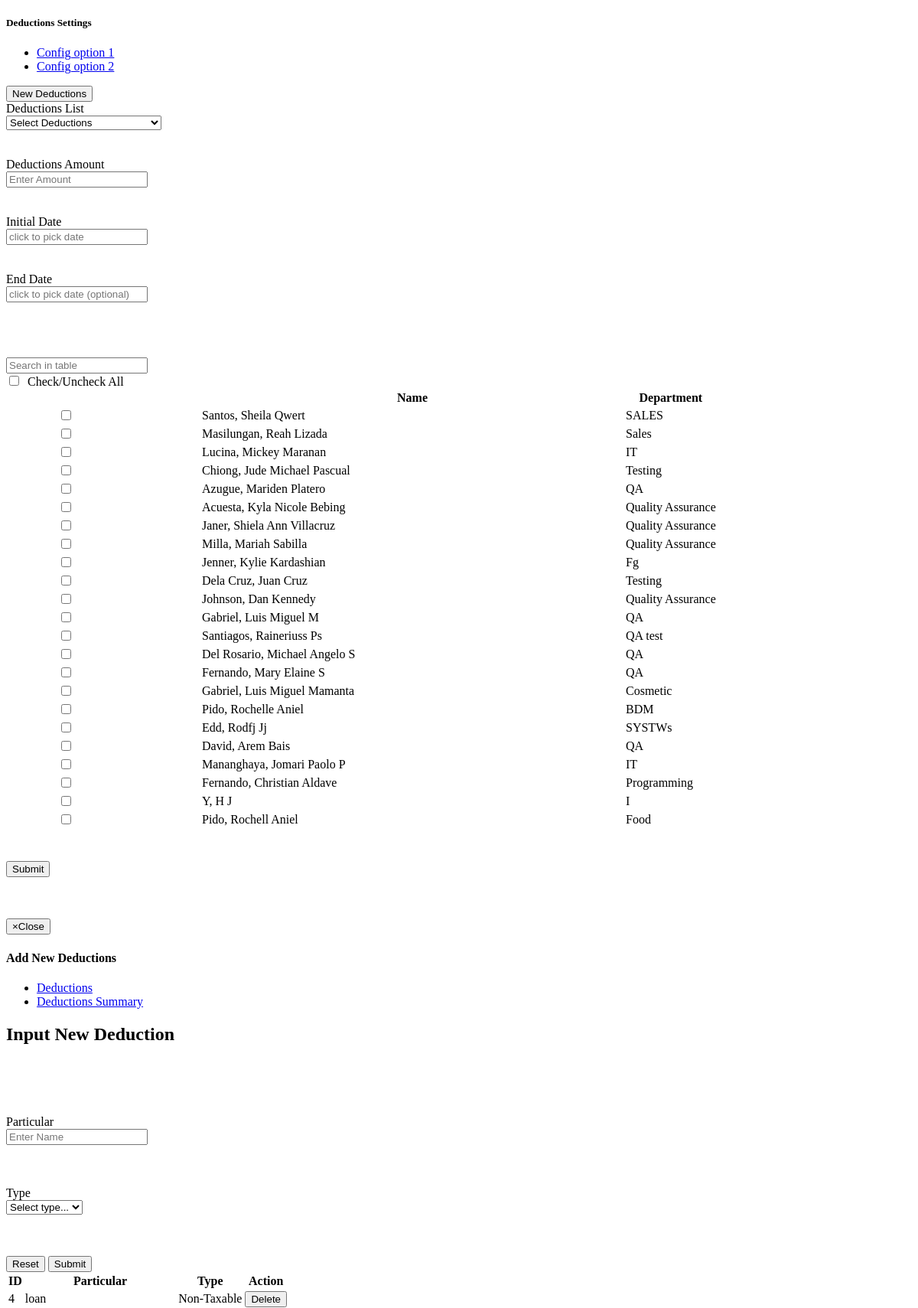
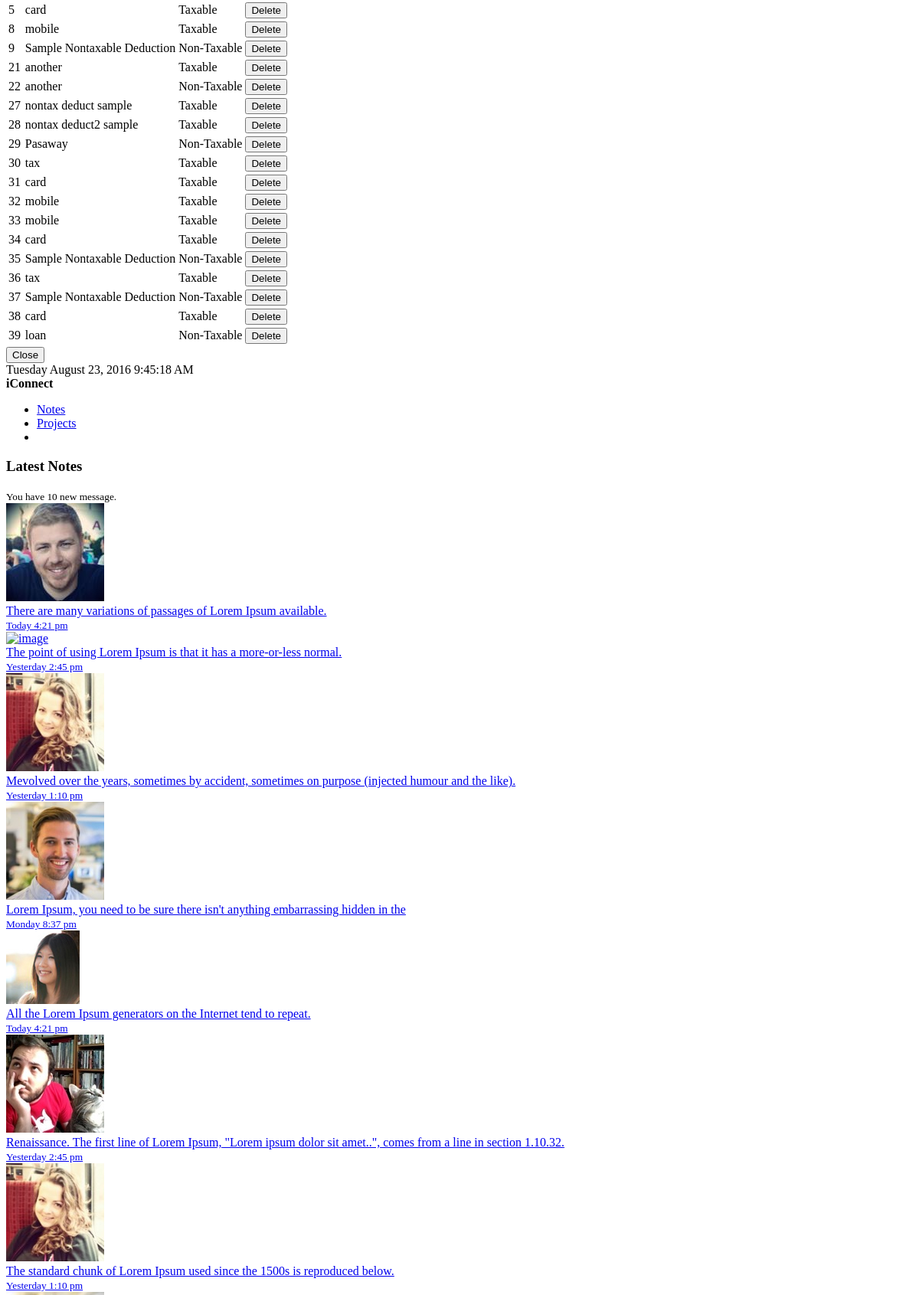
Screenshot of /deductions.php (upper part) with the database file from the repository (2 pictures, top to bottom).
### tables this page shows
CREATE TABLE IF NOT EXISTS `employee` (
  `employee_id` int(10) NOT NULL,
  `employee_lastname` varchar(35) NOT NULL,
  `employee_firstname` varchar(35) NOT NULL,
  `employee_middlename` varchar(35) NOT NULL,
  `employee_gender` varchar(6) NOT NULL,
  `employee_birthday` date NOT NULL,
  `employee_marital` varchar(15) NOT NULL,
  `employee_address` varchar(100) NOT NULL,
  `employee_city` varchar(20) NOT NULL,
  `employee_zip` varchar(10) NOT NULL,
  `employee_email` varchar(255) NOT NULL,
  `employee_cellnum` varchar(15) NOT NULL,
  `employee_type` varchar(20) NOT NULL,
  `employee_jobtitle` varchar(25) NOT NULL,
  `employee_empstatus` varchar(50) NOT NULL,
  `employee_department` varchar(25) NOT NULL,
  `employee_rate` int(6) NOT NULL,
  `employee_taxcode` varchar(9) NOT NULL,
  `employee_dependency` int(2) NOT NULL,
  `employee_sss` varchar(30) NOT NULL,
  `employee_philhealth` varchar(30) NOT NULL,
  `employee_pagibig` varchar(30) NOT NULL,
  `employee_tin` varchar(30) NOT NULL,
  `employee_shift` varchar(20) NOT NULL,
  `employee_datehired` date NOT NULL,
  `employee_restday` varchar(30) NOT NULL,
  `employee_password` varchar(25) NOT NULL,
  `employee_payslippassword` varchar(50) NOT NULL,
  `employee_sickleave` int(2) NOT NULL DEFAULT '0',
  `employee_vacationleave` int(2) NOT NULL DEFAULT '0',
  `employee_incentive` int(2) NOT NULL DEFAULT '0',
  `employee_maternityleave` int(2) NOT NULL DEFAULT '0',
  `employee_paternityleave` int(2) NOT NULL DEFAULT '0',
  `employee_singleparentleave` int(2) NOT NULL DEFAULT '0',
  `employee_status` varchar(10) NOT NULL DEFAULT 'active',
  `employee_team` varchar(50) NOT NULL,
  `employee_level` int(3) NOT NULL,
  `date_start` date NOT NULL,
  `date_end` date NOT NULL,
  `image` longblob NOT NULL,
  `cutoff` varchar(50) NOT NULL,
  `test` varchar(999) NOT NULL,
  `test_idate` date NOT NULL,
  `test_edate` date NOT NULL,
  `loan` varchar(999) NOT NULL,
  `loan_idate` date NOT NULL,
  `loan_edate` date NOT NULL
);

CREATE TABLE IF NOT EXISTS `deduction_settings` (
  `deduction_id` int(11) NOT NULL,
  `deduction_name` varchar(200) NOT NULL,
  `deduction_type` varchar(50) NOT NULL,
  `deduction_max_amount` int(11) NOT NULL
);

### deductions.php (the view, shortened to what this page needs)
<!DOCTYPE html>
<html>
	<head>
		<link href="css/plugins/clockpicker/clockpicker.css" rel="stylesheet">
	</head>
	<body>
		<div class="row">
			<div class="col-lg-12">
				<div class="ibox float-e-margins">
					<div class="ibox-title">
						<h5>Deductions Settings</h5>
						<div class="ibox-tools">
							<ul class="dropdown-menu dropdown-user">
								<li><a href="#">Config option 1</a>
								</li>
								<li><a href="#">Config option 2</a>
								</li>
							</ul>
						</div>
					</div>
					<div class="ibox-content">
						<div class="form-group">
                        	<a href='#' data-target="#myModal4" data-toggle='modal' ><button class='btn btn-info' name = 'edit' type='button'>New Deductions</button></a>
						</div>
					</div>
					<div class="ibox-content">
						<div class="form-group">
							<form method="POST" id="resetForm" class="form-horizontal" action="deductionexe.php">
								<label class="col-sm-2 control-label">Deductions List</label>
								<div class="col-md-4"><select id = "deductionname" class="form-control"  data-default-value="" name="deductionname" required="">
									<option value="">Select Deductions</option>
									</SELECT>
								</div>
							</div>
							<br><br>
							<div class="form-group">
								<label class="col-sm-1 control-label">Deductions Amount</label>
								<div class="col-md-4"><input type="text" class="form-control" name="amount" placeholder="Enter Amount"/></div>
							</div>
							<br><br>
							<div class="form-group">
								<label class="col-sm-1 control-label">Initial Date</label>
								<div class="col-md-4"><input id = "date" type="text" onpaste="return false" onDrop="return false" class="form-control" name="daterange2" required="" onKeyPress="return noneonly(this, event)" placeholder="click to pick date"/></div>
							</div>
							<br><br>
							<div class="form-group">
								<label class="col-sm-1 control-label">End Date</label>
								<div class="col-md-4"><input id = "date" type="text" onpaste="return false" onDrop="return false" class="form-control" name="daterange3" onKeyPress="return noneonly(this, event)" placeholder="click to pick date (optional)"/></div>
							</div>
					<br><br><br><br>
					<div class="ibox-content">
						<input type="text" class="form-control input-sm m-b-xs" id="filter" placeholder="Search in table">
					</div>
					<div class="ibox-content" id = "tableHolderz">
						<?php
							include('dbconfig.php');
							if ($result1 = $mysqli->query("SELECT * FROM employee WHERE employee_status = 'active' ORDER BY employee_id"))
							{
								if ($result1->num_rows > 0)
								{
									echo "<label><input type='checkbox' id='select_all'/>&nbsp;&nbsp;Check/Uncheck All</label>";
									echo "<table class='footable table table-stripped' data-page-size='20' data-filter=#filter>";
									echo "<thead>";
									echo "<tr>";
									echo "<th style='text-align:center; width:150px;'></th>";
									echo "<th style='padding-left:100px; width:550px;'>Name</th>";
									echo "<th>Department</th>";
									echo "</tr>";
									echo "</thead>";
									echo "<tfoot>";
									echo "<tr>";
									echo "<td colspan='7'>";
									echo "</td>";
									echo "</tr>";
									echo "</tfoot>";
									while ($row1 = mysqli_fetch_object($result1))
									{
										$empid = $row1->employee_id;
										echo "<tr class = 'josh'>";
										echo "<td align='center'><input type='checkbox'  class='checkbox' name='id[]' value='$empid'></td>";
										echo "<td style='padding-left:100px;'>" . $row1->employee_lastname . "," . " " . $row1->employee_firstname . " " . $row1->employee_middlename . "</td>";
										echo "<td>" . $row1->employee_department. "</td>";
										echo "</tr>";
									}
									echo "</table>";
								}
							}
						?>
						<div class="form-group">
							<div class="col-sm-1">
							<button type="button" onclick = "myFunction()" class="btn btn2 btn-w-m btn-white">Reset</button></div>
							<button id = "sub" type="submit" name="sub" class="btn btn3 btn-w-m btn-primary">Submit</button>
						</div>
						</div></div>
						<br>
						</div>
						<br><br>
	<div class="modal inmodal fade" id="myModal4" tabindex="-1" role="dialog" aria-hidden="true">
		<div class="modal-dialog modal-lg">
			<div class="modal-content">
				<div class="modal-header">
					<button type="button" class="close" data-dismiss="modal"><span aria-hidden="true">&times;</span><span class="sr-only">Close</span></button>
					<h4 class="modal-title">Add New Deductions</h4>
				</div>
				<div class="modal-body">
					<div class="ibox-content">
						<div class="tabs-container">
							<ul id="mytab" class="nav nav-tabs">
								<li class="active"><a data-toggle="tab" href="#newedit">Deductions</a></li>
								<li class=""><a data-toggle="tab" href="#deduct">Deductions Summary</a></li>
							</ul>
							<div class="tab-content">
								<div id="newedit" class="tab-pane fade active in" >
									<div class="panel-body">
										<form id="myForm" method="post" class="form-horizontal">
											<label class="col-md-4 control-label"><h2>Input New Deduction</h2></label><br><br><br><br>
										<div class="form-group">
											<label class="col-sm-3 control-label">Particular</label>
												<div class="col-md-4" id="partinp"><input type="text" onfocus="clearThis(this)" id="name" name="name" class="form-control ename"required="" placeholder="Enter Name"></div>
												<br><br><br>
											<label class="col-sm-3 control-label">Type</label>
												<div class="col-sm-4"><select id="deducttype" name="deducttype" class="form-control" data-default-value="z" required=""><option selected="true" disabled="disabled" value="">Select type...</option></select></div>
												<br><br><br>
										</div>
										<button id ="reset" type="reset" class="btn btn-w-m btn-warning">Reset</button>
										<button type="submit" class="btn btn-w-m btn-primary" id="sub2" name="sub2">Submit</button>
										</form>
									</div>
								</div>
								<div style= "max-height:500px; min-height:300px; overflow-y:scroll;" id="deduct" class="tab-pane" >
									<div class="panel-body">
											<table class="footable table table-stripped" data-page-size="8" data-filter=#filter>
												<thead>
													<tr>
														<th>ID</th>
														<th>Particular</th>
														<th>Type</th>
														<th>Action</th>
													</tr>
												</thead>
												<tbody>
													<?php
														$emp_deductions = $mysqli->query("SELECT * FROM deduction_settings  ORDER BY deduction_id");
														if($emp_deductions->num_rows > 0){
															while($deduct = mysqli_fetch_object($emp_deductions)){
																$deductid = $deduct->deduction_id;
																echo '<tr>';
																echo '<td>'.$deduct->deduction_id.'</td>';
																echo '<td>'.$deduct->deduction_name.'</td>';
																echo '<td>'.$deduct->deduction_type.'</td>';
																echo "<td><a href='#' data-toggle='modal' data-target='#myModal4' id='$deductid' class = 'delete'><button class='btn btn-warning' type='button'><i class='fa fa-warning'></i> Delete</button></a></td>";
																echo '</tr>';
															}
														}
													?>
												</tbody>
											</table>
									</div>
								</div>
								<div class="modal-footer">
									<button type="button" class="btn btn-white" data-dismiss="modal">Close</button>
								</div>
							</div>
						</div>
					</div>
				</div>
			</div>
		</div>
	</div>
    <link href="css/timepicki.css" rel="stylesheet">
		<?php
			include('menufooter.php');
		?>
	</body>
</html>

### rows the page displays
employee: employee_lastname "Santos", employee_firstname "Sheila", employee_middlename "Qwert", employee_department "SALES"
employee: employee_lastname "Masilungan", employee_firstname "Reah", employee_middlename "Lizada", employee_department "Sales"
employee: employee_lastname "Lucina", employee_firstname "Mickey", employee_middlename "Maranan", employee_department "IT"
employee: employee_lastname "Chiong", employee_firstname "Jude Michael", employee_middlename "Pascual", employee_department "Testing"
employee: employee_lastname "Azugue", employee_firstname "Mariden", employee_middlename "Platero", employee_department "QA"
employee: employee_lastname "Acuesta", employee_firstname "Kyla Nicole", employee_middlename "Bebing", employee_department "Quality Assurance"
employee: employee_lastname "Janer", employee_firstname "Shiela Ann", employee_middlename "Villacruz", employee_department "Quality Assurance"
employee: employee_lastname "Milla", employee_firstname "Mariah", employee_middlename "Sabilla", employee_department "Quality Assurance"
employee: employee_lastname "Jenner", employee_firstname "Kylie", employee_middlename "Kardashian", employee_department "Fg"
employee: employee_lastname "Dela Cruz", employee_firstname "Juan", employee_middlename "Cruz", employee_department "Testing"
employee: employee_lastname "Johnson", employee_firstname "Dan", employee_middlename "Kennedy", employee_department "Quality Assurance"
employee: employee_lastname "Gabriel", employee_firstname "Luis Miguel", employee_middlename "M", employee_department "QA"
employee: employee_lastname "Santiagos", employee_firstname "Raineriuss", employee_middlename "Ps", employee_department "QA test"
employee: employee_lastname "Del Rosario", employee_firstname "Michael Angelo", employee_middlename "S", employee_department "QA"
employee: employee_lastname "Fernando", employee_firstname "Mary Elaine", employee_middlename "S", employee_department "QA"
employee: employee_lastname "Gabriel", employee_firstname "Luis Miguel", employee_middlename "Mamanta", employee_department "Cosmetic"
employee: employee_lastname "Pido", employee_firstname "Rochelle", employee_middlename "Aniel", employee_department "BDM"
employee: employee_lastname "Edd", employee_firstname "Rodfj", employee_middlename "Jj", employee_department "SYSTWs"
employee: employee_lastname "David", employee_firstname "Arem", employee_middlename "Bais", employee_department "QA"
employee: employee_lastname "Mananghaya", employee_firstname "Jomari Paolo", employee_middlename "P", employee_department "IT"
employee: employee_lastname "Fernando", employee_firstname "Christian", employee_middlename "Aldave", employee_department "Programming"
employee: employee_lastname "Y", employee_firstname "H", employee_middlename "J", employee_department "I"
employee: employee_lastname "Pido", employee_firstname "Rochell", employee_middlename "Aniel", employee_department "Food"
deduction_settings: deduction_id "4", deduction_name "loan", deduction_type "Non-Taxable"
deduction_settings: deduction_id "5", deduction_name "card", deduction_type "Taxable"
deduction_settings: deduction_id "8", deduction_name "mobile", deduction_type "Taxable"
deduction_settings: deduction_id "9", deduction_name "Sample Nontaxable Deduction", deduction_type "Non-Taxable"
deduction_settings: deduction_id "21", deduction_name "another", deduction_type "Taxable"
deduction_settings: deduction_id "22", deduction_name "another", deduction_type "Non-Taxable"
deduction_settings: deduction_id "27", deduction_name "nontax deduct sample", deduction_type "Taxable"
deduction_settings: deduction_id "28", deduction_name "nontax deduct2 sample", deduction_type "Taxable"
deduction_settings: deduction_id "29", deduction_name "Pasaway", deduction_type "Non-Taxable"
deduction_settings: deduction_id "30", deduction_name "tax", deduction_type "Taxable"
deduction_settings: deduction_id "31", deduction_name "card", deduction_type "Taxable"
deduction_settings: deduction_id "32", deduction_name "mobile", deduction_type "Taxable"
deduction_settings: deduction_id "33", deduction_name "mobile", deduction_type "Taxable"
deduction_settings: deduction_id "34", deduction_name "card", deduction_type "Taxable"
deduction_settings: deduction_id "35", deduction_name "Sample Nontaxable Deduction", deduction_type "Non-Taxable"
deduction_settings: deduction_id "36", deduction_name "tax", deduction_type "Taxable"
deduction_settings: deduction_id "37", deduction_name "Sample Nontaxable Deduction", deduction_type "Non-Taxable"
deduction_settings: deduction_id "38", deduction_name "card", deduction_type "Taxable"
deduction_settings: deduction_id "39", deduction_name "loan", deduction_type "Non-Taxable"
